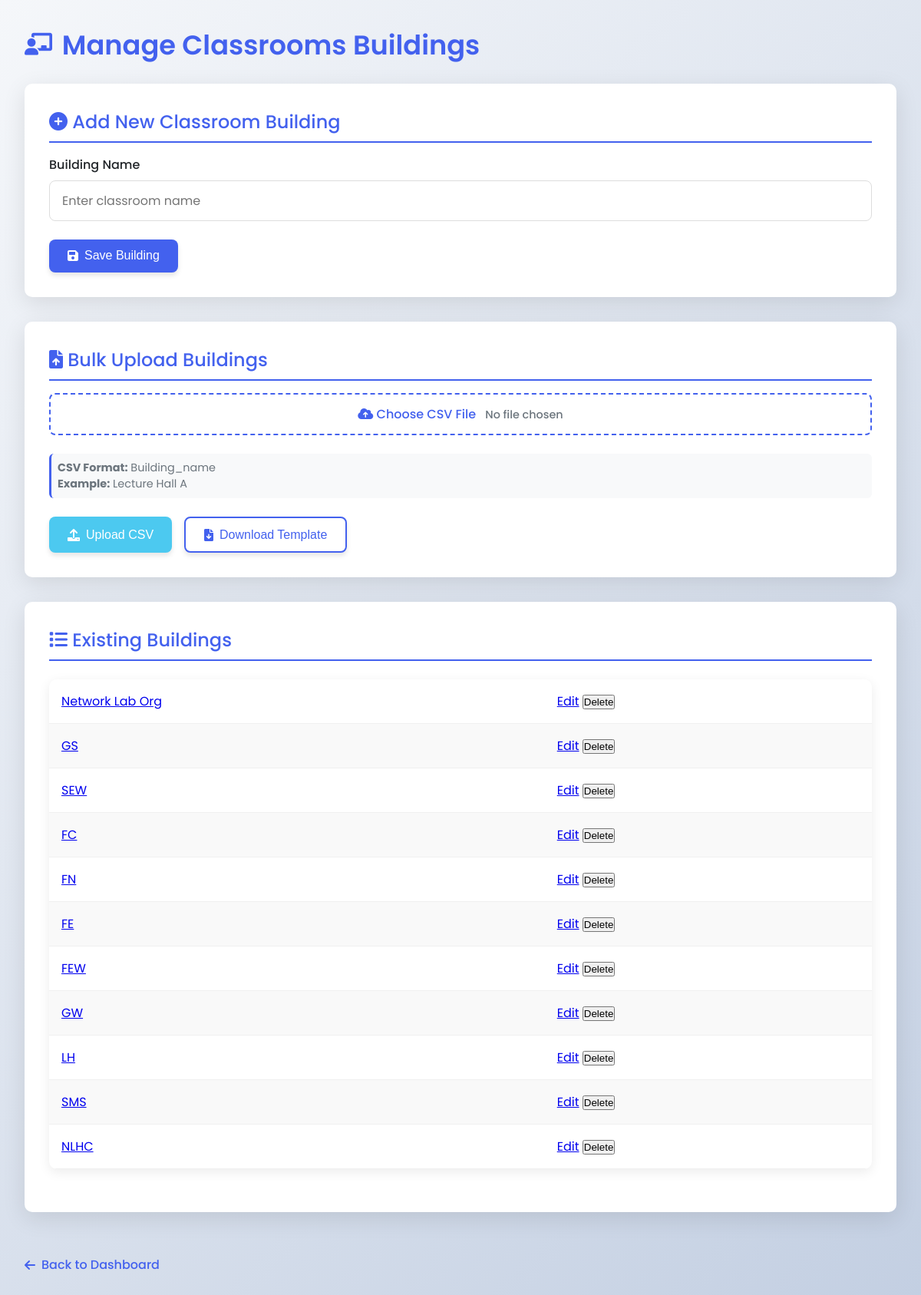
The page /classroom_type on the database as committed earlier.
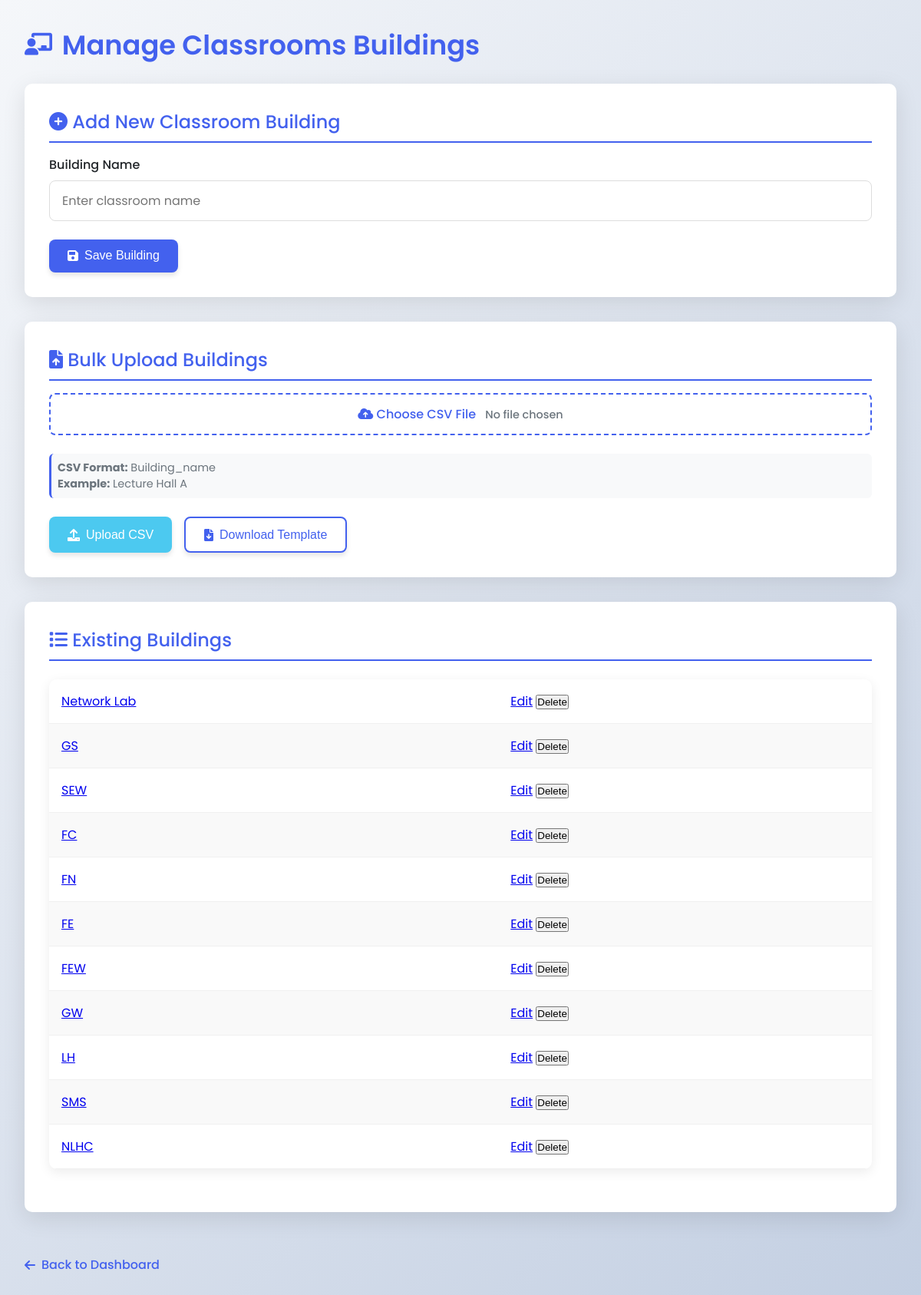
The same page on the database as committed later.
### app.py (models this page shows)
class Building(db.Model):
    id = db.Column(db.Integer, primary_key=True)
    name = db.Column(db.String(100), unique=True, nullable=False)
    classrooms = db.relationship('Classroom', backref='building', lazy=True)

### app.py (the view, shortened to what this page needs)
@app.route('/classroom_type',methods=['GET','POST'])
def manage_classrooms_type():
    classrooms = Building.query.all()
    return render_template('classrooms_type.html', classrooms=classrooms)

### templates/classrooms_type.html (shortened to what this page needs)
<!DOCTYPE html>
<html lang="en">
<head>
    <link rel="stylesheet" href="https://cdnjs.cloudflare.com/ajax/libs/font-awesome/6.0.0-beta3/css/all.min.css">
</head>
<body>
    <div class="container">
        <h1><i class="fas fa-chalkboard-teacher"></i> Manage Classrooms Buildings</h1>
        <div class="card">
            <h2><i class="fas fa-plus-circle"></i> Add New Classroom Building</h2>
            <form method="POST" enctype="multipart/form-data">
                <div class="form-group">
                    <label for="classroom_name">Building Name</label>
                    <input type="text" id="classroom_name" name="name" placeholder="Enter classroom name" required>
                </div>
                <div class="btn-group">
                    <button type="submit" class="btn btn-primary">
                        <i class="fas fa-save"></i> Save Building
                    </button>
                </div>
            </form>
        </div>
        <div class="card">
            <h2><i class="fas fa-file-upload"></i> Bulk Upload Buildings</h2>
            <form method="POST" enctype="multipart/form-data">
                <div class="form-group">
                    <label for="file-upload" class="file-label">
                        <i class="fas fa-cloud-upload-alt"></i> Choose CSV File
                        <span id="file-chosen" class="file-name">No file chosen</span>
                    </label>
                    <div class="instructions">
                        <p><strong>CSV Format:</strong> Building_name</p>
                        <p><strong>Example:</strong> Lecture Hall A</p>
                    </div>
                </div>
                <div class="btn-group">
                    <button type="submit" name="upload" value="file" class="btn btn-success">
                        <i class="fas fa-upload"></i> Upload CSV
                    </button>
                    <button type="button" onclick="downloadTemplate()" class="btn btn-secondary">
                        <i class="fas fa-file-download"></i> Download Template
                    </button>
                </div>
            </form>
        </div>
        <div class="card">
            <h2><i class="fas fa-list"></i> Existing Buildings</h2>
            {% if classrooms %}
            <table>
                <tbody>
                    {% for classroom in classrooms %}
                    <tr>
                        <td>
                            <a href="{{ url_for('manage_classrooms', idd=classroom.id) }}">
                                {{ classroom.name }}
                            </a>
                            </td>
                         <td>
                            <a href="{{ url_for('edit_classroom_type', id=classroom.id) }}" class="button">Edit</a>
                            <form action="{{ url_for('delete_classroom_type', id=classroom.id) }}" method="POST" style="display:inline;">
                                <button type="submit" class="delete">Delete</button>
                            </form>
                        </td>
                    </tr>
                    {% endfor %}
                </tbody>
            </table>
            {% else %}
            <div style="text-align: center; padding: 2rem; color: var(--gray);">
                <i class="fas fa-chalkboard" style="font-size: 2rem; margin-bottom: 1rem;"></i>
                <p>No classrooms Type have been added yet. Add your first classroom above.</p>
            </div>
            {% endif %}
        </div>
        <a href="{{ url_for('index') }}" class="back-link">
            <i class="fas fa-arrow-left"></i> Back to Dashboard
        </a>
    </div>
</body>
</html>

Rows that differ between the two databases and show on the page:
changed Building: name "Network Lab Org" → "Network Lab"
